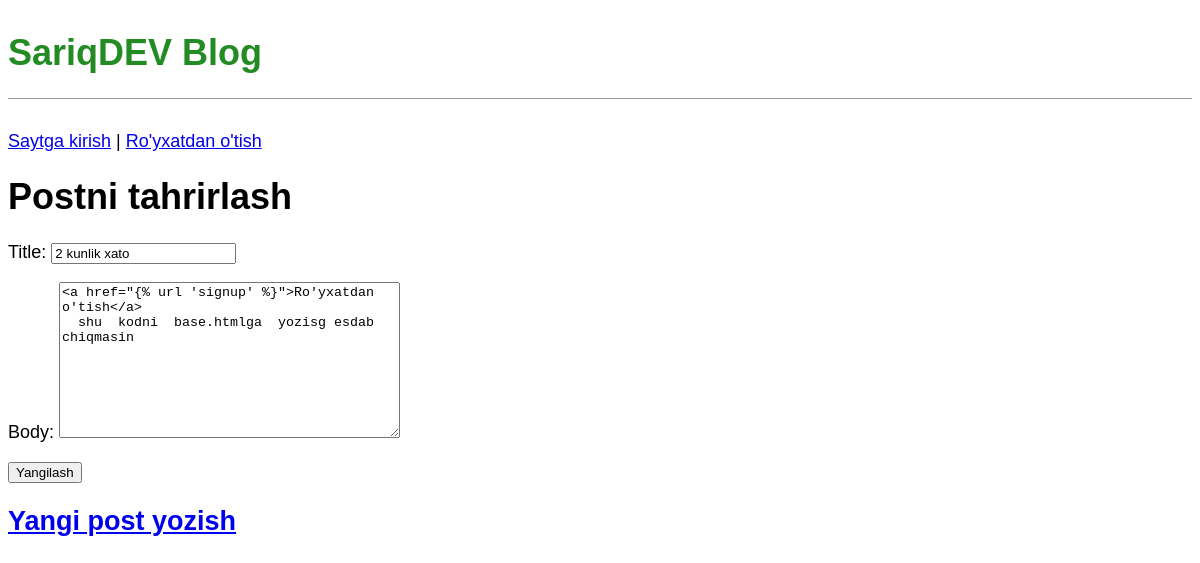
The app's page /post/12/edit with its own data.
### blog/models.py (models this page shows, shortened)
class Post(models.Model):
    title = models.CharField(max_length=200)
    author = models.ForeignKey(
        'auth.User',
        on_delete=models.CASCADE,
    )
    body = models.TextField()

### blog/views.py (the view)
# urls.py: path('post/<int:pk>/edit', BlogUpdateView.as_view(), name='post_edit'),
class BlogUpdateView(UpdateView):
    model = Post
    template_name = 'post_edit.html'
    fields = ['title', 'body']

### templates/post_edit.html
{% extends 'base.html' %}
{% block content %}
  <h1>Postni tahrirlash</h1>
  <form action="" method="post">{% csrf_token %}
      {{ form.as_p }}
      <input type="submit" value="Yangilash">
  </form>
{% endblock content %}

### static/css/base.css (style rules this page uses)
body { font-family: 'Noto Sans JP', sans-serif; font-size: 18px; }

### records on screen
Post: title "2 kunlik xato", body "<a href=\"{% url 'signup' %}\">Ro'yxatdan o'tish</a> shu kodni base.htmlga yozisg esdab chiqmasin"
